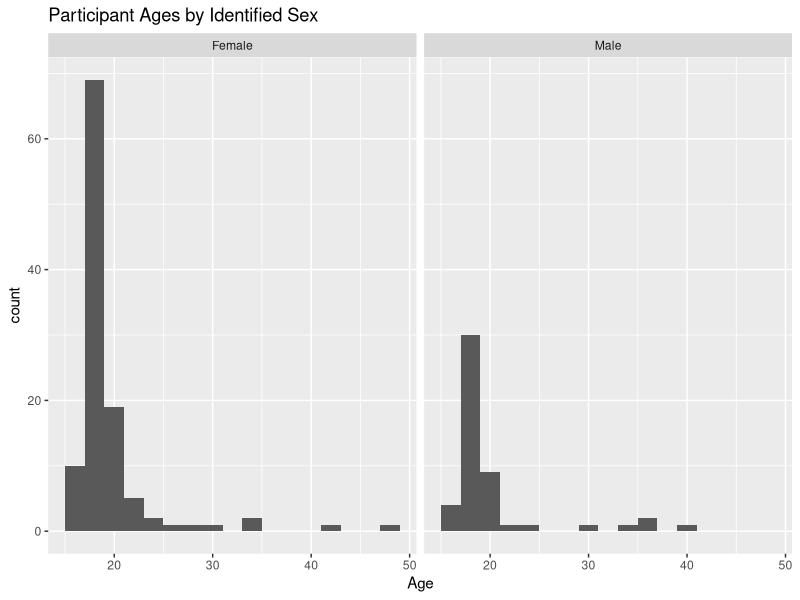
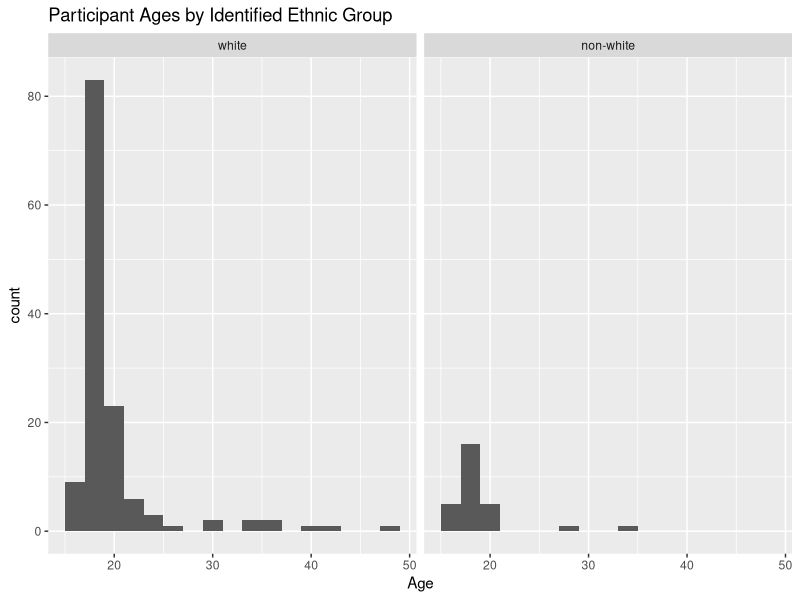
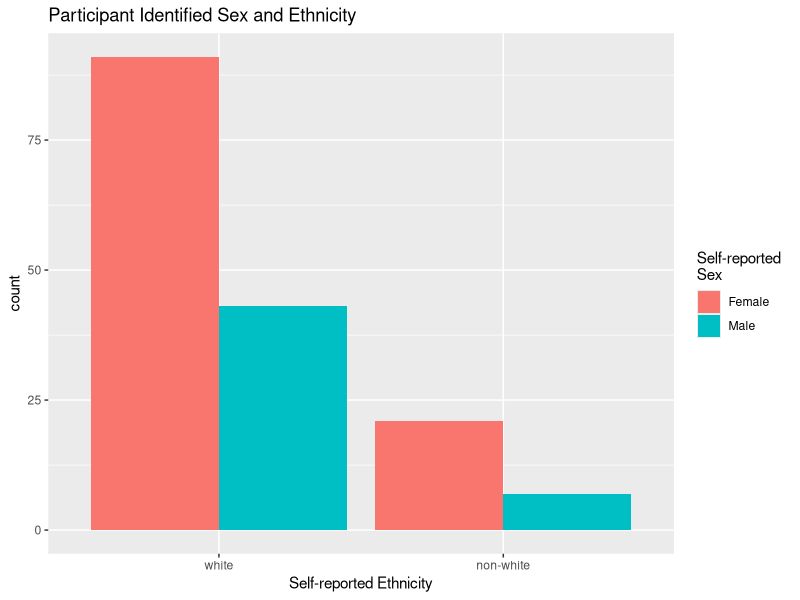
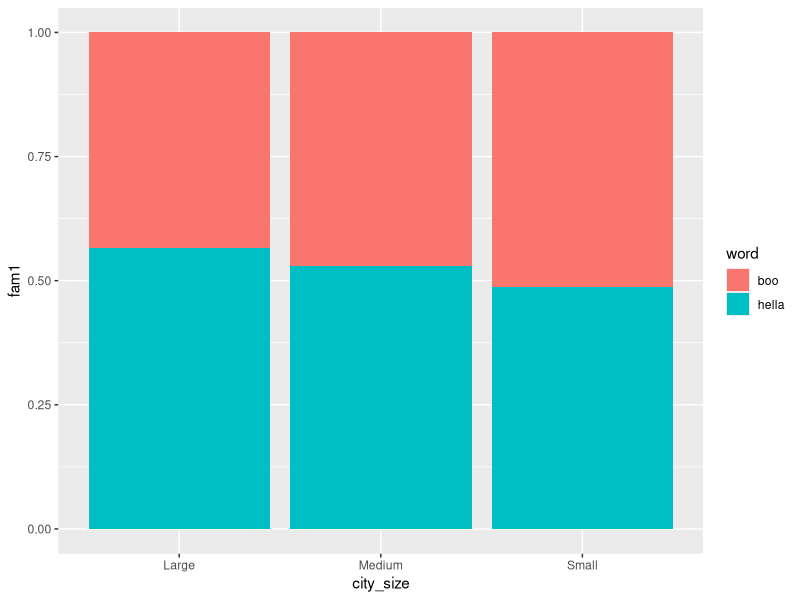

Write the R code that produced these figures, in order.
## ---- chunk 1
knitr::opts_chunk$set(fig.width = 12, 
                      fig.height = 8,
                      fig.path = 'Figs/',
                      echo = TRUE,
                      warning = FALSE,
                      message = FALSE,
                      eval = TRUE)

## ---- chunk 2
library(tidyverse)
library(forcats) ## Dr. Theobold's preferred way to work with factors!

hiphop <- read_csv(here::here("3_dplyr", "Lab-hiphop-dplyr", "hiphop.csv"))
## ---- chunk 3
hiphop <- hiphop %>% 
  mutate(sex = as_factor(sex), 
         ethnic = as_factor(ethnic)) %>% 
  filter(city > 0)
## ---- chunk 4

hiphop %>% filter(!is.na(familiarity)) %>% dim()
hiphop %>% filter(!is.na(sex), 
                  !is.na(age), 
                  !is.na(ethnic)) %>% dim()

hiphop %>% filter(city == 0) %>% dim()

## ---- chunk 5
hiphop %>%
  distinct(word) %>%
  count()
## ---- chunk 6
hiphop <- hiphop %>%
  mutate(
    ethnic_group = if_else(ethnic == "white", "white", "non-white"),
    ethnic_group = as_factor(ethnic_group)
  )
## ---- chunk 7
subjects <- hiphop %>% 
  distinct(subj, .keep_all = TRUE)
      

subjects %>% 
  select(age, sex, ethnic, ethnic_group) %>% 
  summary()
## ---- chunk 8
## Many options exist, but I like these: 

subjects %>% 
  ggplot(aes(x = age)) + 
  geom_histogram(binwidth = 2) +
  facet_wrap(~ sex) + 
  labs(x = "Age", 
       title = "Participant Ages by Identified Sex")

subjects %>% 
  ggplot(aes(x = age)) + 
  geom_histogram(binwidth = 2) +
  facet_wrap(~ ethnic_group) + 
  labs(x = "Age", 
       title = "Participant Ages by Identified Ethnic Group")

subjects %>% 
  ggplot(aes(x = ethnic_group, fill = sex)) + 
  geom_bar(position = "dodge") +
  labs(fill = "Self-reported \nSex", 
       x = "Self-reported Ethnicity", 
       title = "Participant Identified Sex and Ethnicity")
## ---- chunk 9
young <- hiphop %>% 
  filter(age < 20) %>% 
  group_by(word) %>% 
  ## A more specific summarize() function, where we summarize for a specific variable
  summarize_at(vars(familiarity), list(mean)) 
  ## Although I am generally opposed to taking the mean of Likert data, this gives an "easy" answer


## Most familiar
young %>% 
  top_n(n = 1, familiarity) %>% 
  pull(word)

## Least familiar
young %>% 
  top_n(n = 1, desc(familiarity)) %>% 
  pull(word)
## ---- chunk 10
nonwhite_women <- hiphop %>% 
  filter(sex == "Female", 
         ethnic_group == "non-white") %>% 
  group_by(word) %>% 
  summarize_at(vars(familiarity), list(mean)) 

## Least familiar
nonwhite_women %>% 
  top_n(n = 1, desc(familiarity)) %>% 
  pull(word)

# Most familiar
nonwhite_women %>% 
  top_n(n = 1, familiarity) %>% 
  pull(word)

## ---- chunk 11
old_white_men <- hiphop %>% 
  filter(sex == "Male", 
         ethnic_group == "white", 
         age > 30) %>% 
  group_by(word) %>% 
  summarize_at(vars(familiarity), list(mean)) 

## Least familiar
old_white_men %>% 
  top_n(n = 1, desc(familiarity)) %>% 
  pull(word)

## Most familiar
old_white_men %>% 
  top_n(n = 1, familiarity) %>% 
  pull(word)

## ---- chunk 12

genres <- hiphop %>%
  select(sex, ethnic_group, age, intl:hiphop)

## ---- chunk 13
genres %>% 
  group_by(sex) %>%
  ## For all of the music genres, find the mean for each sex
  summarize_at(vars(intl:hiphop), list(mean)) %>% 
  ## For all of the music genres, find the difference in the sexes
  summarise_at(vars(intl:hiphop), list(diff)) %>% 
  ## Make the differences all positive to compare magnitudes
  summarise_at(vars(intl:hiphop), list(abs)) %>% 
  which.max()

## ---- chunk 14
genres %>% 
  group_by(ethnic_group) %>%
  ## For all of the music genres, find the mean for each ethnic group
  summarize_at(vars(intl:hiphop), list(mean)) %>% 
  ## For all of the music genres, find the difference in the ethnic groups
  summarise_at(vars(intl:hiphop), list(diff)) %>% 
  ## Make the differences all positive to compare magnitudes
  summarise_at(vars(intl:hiphop), list(abs)) %>% 
  which.max()
## ---- chunk 15
genres %>% 
  mutate(drinking_age = if_else(age < 21, "under 21", "21 or over")) %>% 
  group_by(drinking_age) %>%
  ## For all of the music genres, find the mean for each age group
  summarize_at(vars(intl:hiphop), list(mean)) %>% 
  ## For all of the music genres, find the difference in the age groups
  summarise_at(vars(intl:hiphop), list(diff)) %>%
  ## Make the differences all positive to compare magnitudes
  summarise_at(vars(intl:hiphop), list(abs)) %>% 
  which.max()

## ---- chunk 16

titles <- hiphop %>% 
  filter(word %in% c("boo", "hella")) %>%
  mutate(
    city_size = case_when(
      city > 200000 ~ "Large",
      city > 50000 ~ "Medium",
      TRUE ~ "Small"
    )
  )


ggplot(titles, 
       aes(x = city_size, y = fam1, fill = word)) + 
  geom_col(position = "fill")

## ---- chunk 17
hiphop %>% 
  distinct(subj, .keep_all = TRUE) %>%
  filter(sex == "Male",
         age <= 23, 
         age >= 17,
         city < 60000,
         city > 10000) %>%
  top_n(1, bieber) %>%
  select(subj)

